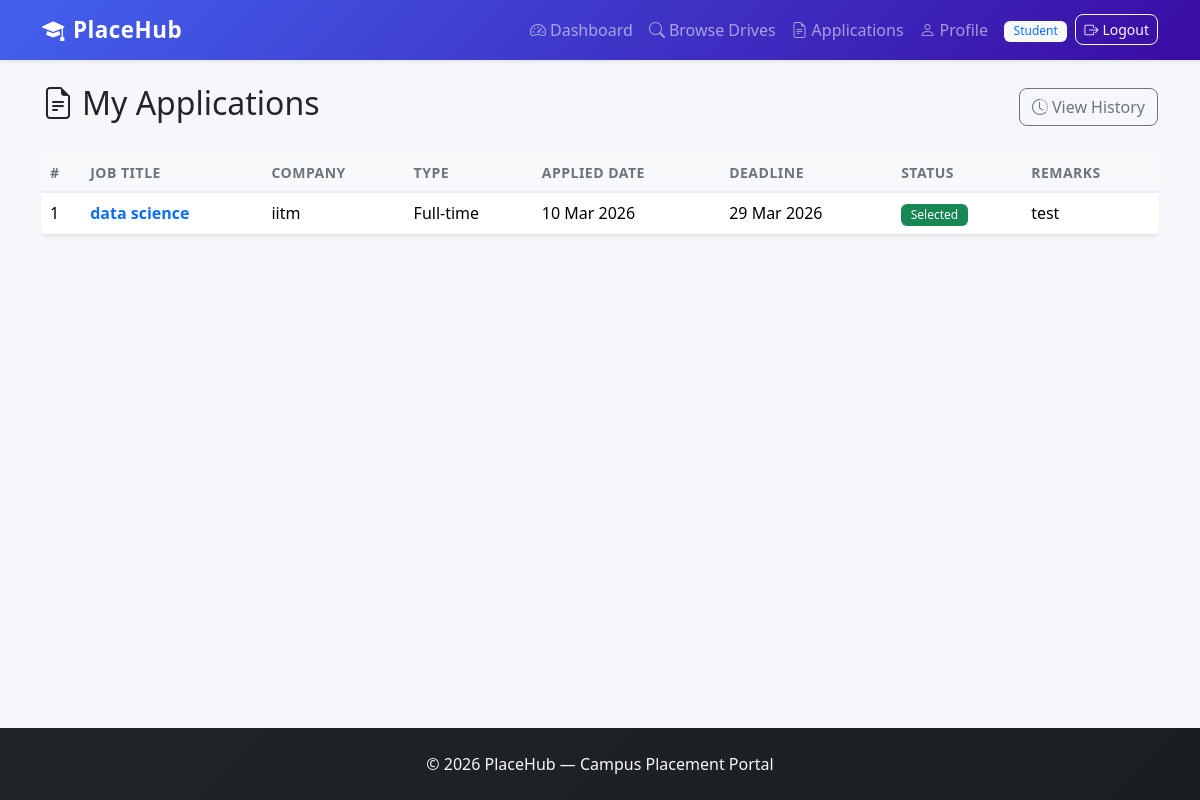
Screenshot of /student/applications (signed in) with the database file from the repository.
### models.py (models this page shows, shortened)
class User(UserMixin, db.Model):
    __tablename__ = 'user'
    id = db.Column(db.Integer, primary_key=True)
    email = db.Column(db.String(120), unique=True, nullable=False)
    password_hash = db.Column(db.String(256), nullable=False)
    role = db.Column(db.String(20), nullable=False)
    is_active_account = db.Column(db.Boolean, default=True)
    created_at = db.Column(db.DateTime, default=datetime.utcnow)
    student_profile = db.relationship('StudentProfile', backref='user', uselist=False, lazy=True)
    company_profile = db.relationship('CompanyProfile', backref='user', uselist=False, lazy=True)
    @property
    def is_active(self):
        return self.is_active_account

class Application(db.Model):
    __tablename__ = 'application'
    id = db.Column(db.Integer, primary_key=True)
    student_id = db.Column(db.Integer, db.ForeignKey('student_profile.id'), nullable=False)
    drive_id = db.Column(db.Integer, db.ForeignKey('placement_drive.id'), nullable=False)
    applied_date = db.Column(db.DateTime, default=datetime.utcnow)
    status = db.Column(db.String(20), default='Applied')
    remarks = db.Column(db.Text)
    __table_args__ = (
        db.UniqueConstraint('student_id', 'drive_id', name='unique_student_drive'),
    )

class PlacementDrive(db.Model):
    __tablename__ = 'placement_drive'
    id = db.Column(db.Integer, primary_key=True)
    company_id = db.Column(db.Integer, db.ForeignKey('company_profile.id'), nullable=False)
    job_title = db.Column(db.String(200), nullable=False)
    job_description = db.Column(db.Text, nullable=False)
    job_type = db.Column(db.String(50))
    location = db.Column(db.String(200))
    salary_package = db.Column(db.String(100))
    eligibility_criteria = db.Column(db.Text)
    min_cgpa = db.Column(db.Float, default=0.0)
    departments_allowed = db.Column(db.String(500))
    application_deadline = db.Column(db.Date, nullable=False)
    status = db.Column(db.String(20), default='pending')
    created_at = db.Column(db.DateTime, default=datetime.utcnow)
    applications = db.relationship('Application', backref='drive', lazy=True)

class CompanyProfile(db.Model):
    __tablename__ = 'company_profile'
    id = db.Column(db.Integer, primary_key=True)
    user_id = db.Column(db.Integer, db.ForeignKey('user.id'), nullable=False)
    company_name = db.Column(db.String(200), nullable=False)
    hr_name = db.Column(db.String(100))
    hr_email = db.Column(db.String(120))
    hr_phone = db.Column(db.String(15))
    website = db.Column(db.String(200))
    industry = db.Column(db.String(100))
    description = db.Column(db.Text)
    logo_path = db.Column(db.String(256))
    approval_status = db.Column(db.String(20), default='pending')
    is_blacklisted = db.Column(db.Boolean, default=False)
    drives = db.relationship('PlacementDrive', backref='company', lazy=True)

### student_routes.py (the view)
@student_bp.route('/applications')
@student_required
def my_applications():
    student = StudentProfile.query.filter_by(user_id=current_user.id).first()
    applications = (
        Application.query
        .filter_by(student_id=student.id)
        .order_by(Application.applied_date.desc())
        .all()
    )
    return render_template('student/my_applications.html',
                           applications=applications,
                           student=student)

### app.py (called while the page is built)
@login_manager.user_loader
def load_user(user_id):
    return User.query.get(int(user_id))

### student_routes.py (called while the page is built)
def student_required(f):
    @wraps(f)
    @login_required
    def decorated(*args, **kwargs):
        if current_user.role != 'student':
            flash('Access denied.', 'danger')
            return redirect(url_for('index'))
        student = StudentProfile.query.filter_by(user_id=current_user.id).first()
        if student and student.is_blacklisted:
            flash('Your account has been blacklisted. Contact admin.', 'danger')
            return redirect(url_for('index'))
        return f(*args, **kwargs)
    return decorated

### templates/student/my_applications.html (shortened to what this page needs)
{% extends "base.html" %}
{% block content %}
<div class="d-flex justify-content-between align-items-center mb-4">
    <h2><i class="bi bi-file-earmark-text me-2"></i>My Applications</h2>
    <a href="{{ url_for('student.history') }}" class="btn btn-outline-secondary">
        <i class="bi bi-clock-history me-1"></i>View History
    </a>
</div>
{% if applications %}
<div class="table-responsive">
    <table class="table table-hover bg-white shadow-sm rounded">
        <thead class="table-light">
            <tr>
                <th>#</th>
                <th>Job Title</th>
                <th>Company</th>
                <th>Type</th>
                <th>Applied Date</th>
                <th>Deadline</th>
                <th>Status</th>
                <th>Remarks</th>
            </tr>
        </thead>
        <tbody>
            {% for app in applications %}
            <tr>
                <td>{{ loop.index }}</td>
                <td>
                    <a href="{{ url_for('student.drive_detail', drive_id=app.drive.id) }}" class="text-decoration-none fw-semibold">
                        {{ app.drive.job_title }}
                    </a>
                </td>
                <td>{{ app.drive.company.company_name }}</td>
                <td>{{ app.drive.job_type or '-' }}</td>
                <td>{{ app.applied_date.strftime('%d %b %Y') }}</td>
                <td>{{ app.drive.application_deadline.strftime('%d %b %Y') }}</td>
                <td>
                    {% if app.status == 'Applied' %}<span class="badge bg-secondary">{{ app.status }}</span>
                    {% elif app.status == 'Shortlisted' %}<span class="badge bg-info">{{ app.status }}</span>
                    {% elif app.status == 'Selected' %}<span class="badge bg-success">{{ app.status }}</span>
                    {% elif app.status == 'Rejected' %}<span class="badge bg-danger">{{ app.status }}</span>
                    {% endif %}
                </td>
                <td>{{ app.remarks or '-' }}</td>
            </tr>
            {% endfor %}
        </tbody>
    </table>
</div>
{% else %}
<div class="text-center py-5 text-muted">
    <i class="bi bi-file-earmark-text fs-1"></i>
    <p class="mt-2">You haven't applied to any drives yet.</p>
    <a href="{{ url_for('student.browse_drives') }}" class="btn btn-primary">Browse Drives</a>
</div>
{% endif %}
{% endblock %}

### templates/base.html (shortened to what this page needs)
<!DOCTYPE html>
<html lang="en">
<head>
    <link href="https://cdn.jsdelivr.net/npm/bootstrap@5.3.2/dist/css/bootstrap.min.css" rel="stylesheet">
    <link href="https://cdn.jsdelivr.net/npm/bootstrap-icons@1.11.3/font/bootstrap-icons.min.css" rel="stylesheet">
    <link href="{{ url_for('static', filename='css/style.css') }}" rel="stylesheet">
</head>
<body>
    <nav class="navbar navbar-expand-lg navbar-dark bg-primary shadow-sm">
        <div class="container">
            <a class="navbar-brand fw-bold" href="{{ url_for('index') }}">
                <i class="bi bi-mortarboard-fill me-2"></i>PlaceHub
            </a>
            <div class="collapse navbar-collapse" id="navContent">
                <ul class="navbar-nav ms-auto align-items-center">
                    {% if current_user.is_authenticated %}
                        {% if current_user.role == 'admin' %}
                            <li class="nav-item"><a class="nav-link" href="{{ url_for('admin.dashboard') }}"><i class="bi bi-speedometer2 me-1"></i>Dashboard</a></li>
                            <li class="nav-item"><a class="nav-link" href="{{ url_for('admin.companies') }}"><i class="bi bi-building me-1"></i>Companies</a></li>
                            <li class="nav-item"><a class="nav-link" href="{{ url_for('admin.students') }}"><i class="bi bi-people me-1"></i>Students</a></li>
                            <li class="nav-item"><a class="nav-link" href="{{ url_for('admin.drives') }}"><i class="bi bi-briefcase me-1"></i>Drives</a></li>
                            <li class="nav-item"><a class="nav-link" href="{{ url_for('admin.applications') }}"><i class="bi bi-file-earmark-text me-1"></i>Applications</a></li>
                        {% elif current_user.role == 'student' %}
                            <li class="nav-item"><a class="nav-link" href="{{ url_for('student.dashboard') }}"><i class="bi bi-speedometer2 me-1"></i>Dashboard</a></li>
                            <li class="nav-item"><a class="nav-link" href="{{ url_for('student.browse_drives') }}"><i class="bi bi-search me-1"></i>Browse Drives</a></li>
                            <li class="nav-item"><a class="nav-link" href="{{ url_for('student.my_applications') }}"><i class="bi bi-file-earmark-text me-1"></i>Applications</a></li>
                            <li class="nav-item"><a class="nav-link" href="{{ url_for('student.profile') }}"><i class="bi bi-person me-1"></i>Profile</a></li>
                        {% endif %}
                        <li class="nav-item ms-2">
                            <span class="badge bg-light text-primary me-2">{{ current_user.role|title }}</span>
                        </li>
                        <li class="nav-item">
                            <a class="btn btn-outline-light btn-sm" href="{{ url_for('logout') }}"><i class="bi bi-box-arrow-right me-1"></i>Logout</a>
                        </li>
                    {% endif %}
                </ul>
            </div>
        </div>
    </nav>
    <main class="py-4">
        <div class="container">
            {% block content %}{% endblock %}
        </div>
    </main>
    <footer class="footer mt-auto py-4 bg-dark text-light">
        <div class="container text-center">
            <p class="mb-0">&copy; 2026 PlaceHub &mdash; Campus Placement Portal</p>
        </div>
    </footer>
</body>
</html>

### static/css/style.css (style rules this page uses)
:root { --primary-color: #4361ee; }
body { background-color: #f5f7fb; font-family: 'Segoe UI', system-ui, -apple-system, sans-serif; min-height: 100vh; display: flex; flex-direction: column; }
main { flex: 1; }
.navbar { background: linear-gradient(135deg, #4361ee 0%, #3a0ca3 100%) !important; }
.navbar-brand { font-size: 1.4rem; letter-spacing: 0.5px; }
.table { border-radius: 12px; overflow: hidden; }
.table thead th { border-bottom: 2px solid #e8ecf8; font-weight: 600; font-size: 0.875rem; text-transform: uppercase; letter-spacing: 0.5px; color: #6c757d; }
.table tbody td { vertical-align: middle; }
.badge { font-weight: 500; padding: 0.4em 0.8em; }
.btn { border-radius: 8px; font-weight: 500; }
footer { background: linear-gradient(135deg, #212529 0%, #1a1d21 100%) !important; }

### rows the page displays
User: role "Student"
Application: drive.job_title "data science", drive.company.company_name "iitm", drive "Full-time", applied_date "10 Mar 2026", drive.application_deadline "29 Mar 2026", status "Selected", remarks "test"
